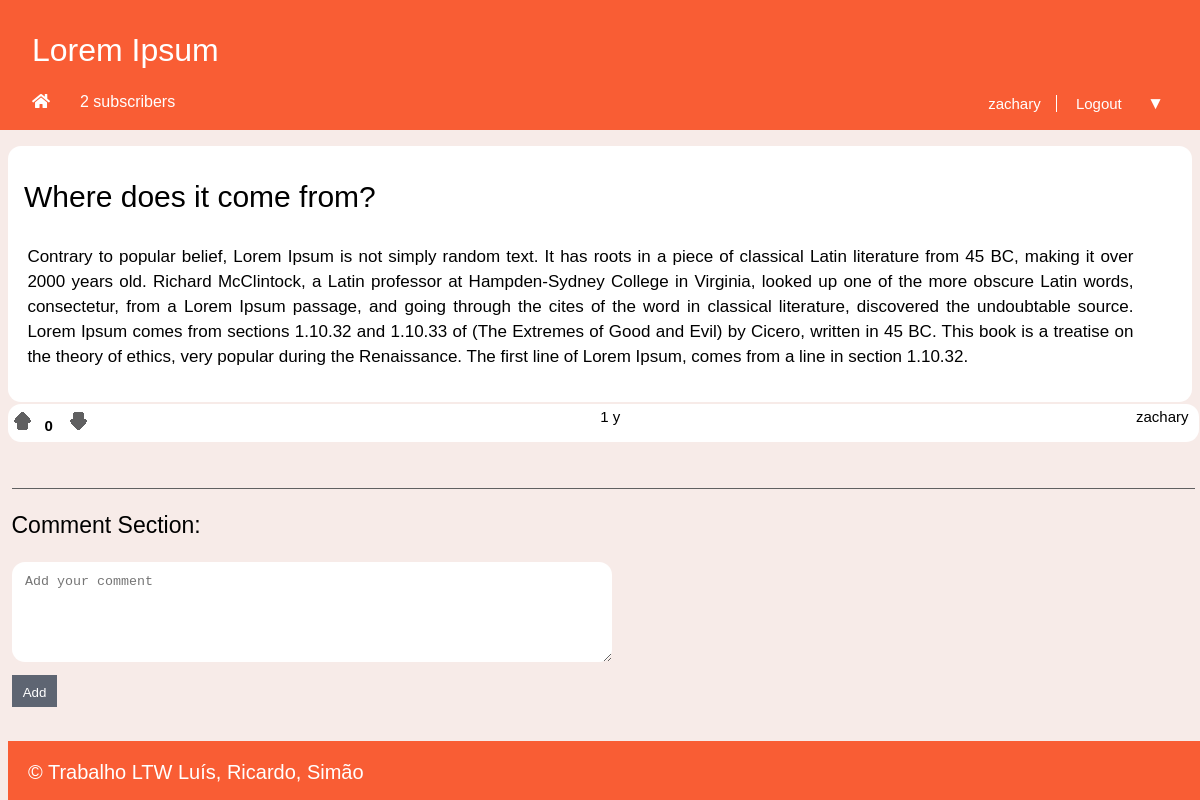
The app's page /pages/story.php?id=4 (signed in), older data.
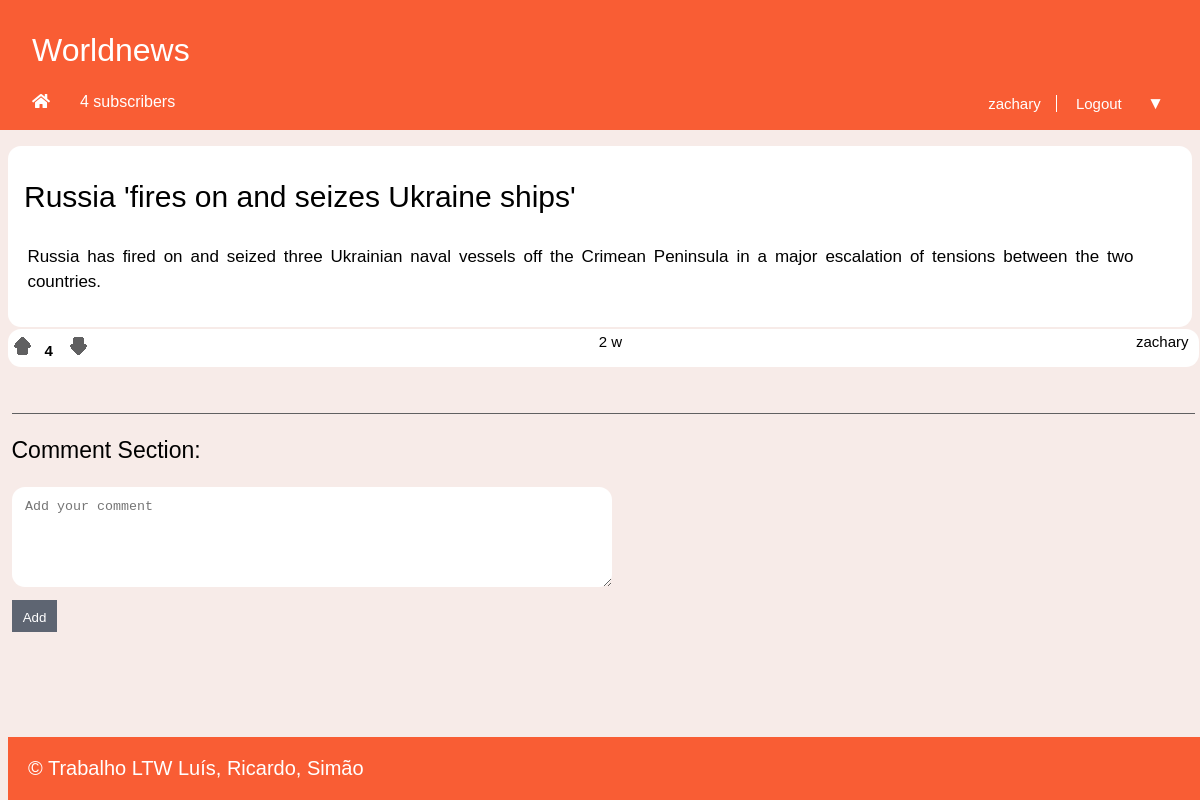
The same page, newer data.
### tables this page shows
CREATE TABLE Story (
  id INTEGER PRIMARY KEY,
  title VARCHAR,
  published INTEGER, -- date when the story was published in epoch format
  channel VARCHAR REFERENCES channel, -- comma separated tags
  author VARCHAR REFERENCES utilizer, -- who wrote the article
  points INTEGER DEFAULT 0,
  fulltext VARCHAR
);

### database/db_story.php (called while the page is built, shortened)
<?php
	function getStoryMainInfoById($storyId) {
		$db = Database::instance()->db();
		$correspondingStory = $db->prepare('SELECT * FROM Story WHERE id = ?');
		$correspondingStory->execute(array($storyId));
		return $correspondingStory->fetchAll();
	}
?>

### database/db_channel.php (called while the page is built, shortened)
<?php
	function getNumberOfSubscribers($channel)
	{
		$db = Database::instance()->db();
		$subscribers = $db->prepare('SELECT count(*) as subscribers FROM UserSubscriptions WHERE channel = ?');
		$subscribers->execute(array($channel));
		$subscribers = $subscribers->fetchAll();
		return $subscribers;
	}
?>

### templates/tpl_common.php (the view, shortened to what this page needs)
<?php
	include_once('tpl_story.php');
	include_once('../templates/tpl_sub.php');
	include_once('../database/db_story.php');
	include_once('../database/db_channel.php');
?>
<?php function draw_header($username, $channel, $title) { ?>
	<!DOCTYPE html>
	<html>
		<head>
			<link rel="stylesheet" href="../css/common.css">
			<link rel="stylesheet" href="https://use.fontawesome.com/releases/v5.6.1/css/all.css">
		</head>
		<body>
			<header>
				<?php if($channel === "Homepage") { ?>
					<a id="title" href="../pages/homepage.php"><?=$channel?></a>
				<?php } else { ?>
					<a id="title" href="../pages/channel.php?name=<?=$channel?>"><?=$channel?></a>
					<?php $subscribers = getNumberOfSubscribers($channel) ?>
					<?php if($subscribers[0]["subscribers"] === '1') {?>
						<a id="subscribers"><?=$subscribers[0]["subscribers"]?> subscriber </a>
					<?php } else { ?>
						<a id="subscribers"><?=$subscribers[0]["subscribers"]?> subscribers </a>
					<?php } ?>
					<a id="home" href="../pages/homepage.php"><i class="fas fa-home"></i></a>
				<?php } ?>
				<?php if($username != NULL) { ?>
					<nav id="signup">
						<a id="profile" href="../pages/profile.php?name=<?=$username?>"><?= $username ?></a>
						<a href="../actions/action_logout.php">Logout
						</a>
						<?php draw_subscriberList() ?>
					</nav>
				<?php } ?>
			</header>
<?php } ?>
<?php function draw_references($text) {
	preg_match_all("/#(\\w+)/", $text, $channelMatches);
	if(!empty($channelMatches)){
		$channelName = $channelMatches[1];
		if($channelName != ''){
			$replace1 = preg_replace_callback("/#(\\w+)/",
			function($matches) {
				if(channelExists($matches[1])){
					return '<a href="../pages/channel.php?name=' . $matches[1] . '">' . $matches[1] . '</a>';
				}
				return $matches[0];
			},
			$text);
		}
	}
	return $replace1;
} ?>
<?php function time_elapsed($date) {
	$now = new DateTime;
	$ago = new DateTime($date);
	$diff = $now->diff($ago);
	$diff->w = floor($diff->d / 7);
	$diff->d -= $diff->w * 7;
	$string = array(
		'y' => 'y',
		'm' => 'm',
		'w' => 'w',
		'd' => 'd',
		'h' => 'h',
		'i' => 'min',
		's' => 's',
	);
	foreach ($string as $k => &$v) {
		if ($diff->$k) {
			$v = $diff->$k . ' ' . $v;
		} else {
			unset($string[$k]);
		}
	}
	$string = array_slice($string, 0, 1);
	return $string ? implode(', ', $string) . '' : 'just now';
} ?>
<?php function draw_info_bar_story($storyId, $author, $channel, $date, $points) { ?>
	<?php if(isset($_SESSION['username'])){
		$username = $_SESSION['username'];
	} else {
		$username = -1;
	} ?>
	<section class="infoBar">
		<div id="start">
			<input type="checkbox" class="up" data-id=<?=$storyId?> data-point="1" data-username=<?=$username?>>
			<h6 id="points"><?=$points?></h6>
			<input type="checkbox" class="down" data-id=<?=$storyId?> data-point="0" data-username=<?=$username?>>
		</div>
		<div id="middle">
			<a id="date"><?=time_elapsed('@' . $date)?></a>
		</div>
		<div id="end">
			<a id="profile" href="../pages/profile.php?name=<?=$author?>"><?=$author?></a>
		</div>
	</section>
<?php } ?>
<?php function draw_footer() { ?>
	</body>
	<footer>
		<p>&copy; Trabalho LTW Luís, Ricardo, Simão</p>
	</footer>
	</html>
<?php } ?>

### pages/story.php (shortened to what this page needs)
<?php
	include_once('../templates/tpl_common.php');
	include_once('../templates/tpl_story.php');
	include_once('../database/db_story.php');
	$storyId = $_GET['id'];
	$story = getStoryMainInfoById($storyId);
	if(!isset($_SESSION['username'])) {
		draw_header(null, $story[0]['channel'], $story[0]['channel']);
	} else {
		draw_header($_SESSION['username'], $story[0]['channel'], $story[0]['channel']);
  	}
	draw_story($story);
	draw_comment_section($storyId);
	draw_footer();
?>

### templates/tpl_sub.php (shortened to what this page needs)
<?php
  include_once('../database/db_channel.php');
?>
<?php function draw_subscriberList() { ?>
	<link rel="stylesheet" href="../css/subList.css">
  <section id="dropdown" class="dropdown">
    <button onclick="myFunction()" class="dropbtn">&#9660;</button>
  </section>
<?php } ?>

### templates/tpl_story.php (shortened to what this page needs)
<?php
	include_once('../templates/tpl_common.php');
	include_once('../database/db_story.php');
?>
<?php function draw_story($story) { ?>
	<link rel="stylesheet" href="../css/story.css">
	<?php $newtext = draw_references($story[0]['fulltext']); ?>
	<section id ="storyCards">
		<section id="storyText">
			<h1><?=$story[0]['title']?></h1>
			<p><?=$newtext?></p>
		</section>
		<?php draw_info_bar_story($story[0]['id'], $story[0]['author'], false, $story[0]['published'], $story[0]['points']); ?>
	</section>
<?php } ?>
<?php function draw_comment_section($storyId) { ?>
	<link rel="stylesheet" href="../css/story.css">
	<h3 id="comments"> Comment Section: </h3>
	<?php if(!isset($_SESSION['username'])) { ?>
		<form>
			<textarea class="addComment" name="comment" placeholder="Add your comment" rows="3" cols="50"></textarea>
			<input type="hidden" name="username" value="<?=$_SESSION['username']?>">
			<input type="hidden" name="story" value="<?=$storyId?>">
			<input class="submitComment" type="submit" value="Add" disabled>
		</form>
	<?php } else {?>
		<form>
			<textarea class="addComment" name="comment" placeholder="Add your comment" required></textarea>
			<input class="submitComment" type="submit" value="Add">
		</form>
	<?php } ?>
<?php } ?>

### css/common.css (style rules this page uses)
html { position: relative; min-height: 100%; }
body { margin: 0 auto; padding-bottom: 5em; max-width: 80em; background-color: #F7EBE8; }
body > header { display: grid; grid-template-columns: 1fr auto; grid-template-rows: auto auto; background-color: #F95D34 ; color: white; font-family: Verdana, sans-serif; }
body > header #title { padding-top: 1em; padding-left: 1em; text-decoration: none; color: white; font-size: 32px; grid-column: 1; grid-row: 1; cursor: pointer; }
body > header #home { padding-top: 1.5em; padding-left: 2em; padding-bottom: 15px; grid-column: 1; grid-row: 3; color: white; }
body > header #subscribers { padding-top: 1.5em; padding-left: 2em; padding-bottom: 15px; margin-left: 3em; grid-column: 1; grid-row: 3; }
body > header #signup { padding-top: 1.5em; padding-right: 2em; padding-bottom: 15px; grid-column: 2; grid-row: 3; font-size: 15px; }
body > header > #signup > a:first-child { border-right: 1px solid white; }
body > header > #signup > #profile { cursor: pointer; }
body > header > #signup > a { padding: 0 1em; color: white; text-decoration: none; }
body > header #signup > a:first-child { padding-left: 0; }
.infoBar { background-color: white; border: none; border-radius: 13px; display: flex; flex-direction: row; justify-content: space-between; margin: 2px 0.5em 15px 0.5em; padding: 4px 3px 7px 0; width: 99%; font-family: Arial, sans-serif; }
.up:before { content: ""; display: inline-block; padding: 0; margin: 0; width: 20px; height: 20px; background: url(../images/UpvoteGrey.png); }
.down:before { content: ""; display: inline-block; padding: 0; margin: 0; width: 20px; height: 20px; background: url(../images/DownvoteGrey.png); }
.infoBar #points { color: black; font-size: 15px; padding-left: 0.8em; padding-right: 0.5em; display: inline; padding-bottom: 15px; }
.infoBar #date { color: black; font-size: 15px; font-weight: 100; display: inline; }
.infoBar #profile { color: black; text-decoration: none; cursor: pointer; font-size: 15px; display:inline; padding-right: 0.5em; }
footer { position: absolute; bottom: 0; max-width: 80em; width: 100%; margin-left: 0.5em; background-color: #F95D34; color: white; font-family: Verdana, sans-serif; }
footer p { font-size: 20px; padding-left: 1em; }

### css/subList.css (style rules this page uses)
.dropbtn { background-color: #f95d34; border: none; color: white; font-size: 115%; cursor: pointer; z-index: 1; }
.dropdown { position: relative; display: inline-block; }

### css/story.css (style rules this page uses)
#storyText { background-color: white; border-radius: 13px; margin: 1em 0.5em 0em 0.5em; padding: 1em; }
#storyText > h1 { text-align: left; font-size: 30px; font-weight: 400; font-family: Verdana, sans-serif; margin-top: 0.6em; }
#storyText > p { text-align: justify; font-size: 17px; line-height: 25px; font-family: Arial, sans-serif; margin-left: 0.2em; margin-right: 2.5em; }
#comments { margin-top: 2em; padding-top: 1em; margin-left: 0.5em; margin-right: 0.2em; border-top: 1px solid #606061; font-weight: 100; font-size: 23px; font-family: Verdana, sans-serif; }
.addComment { border: none; border-radius: 13px; margin-left: 0.9em; padding-top: 10px; padding-left: 13px; padding-right: 5px; line-height: 20px; width: 600px; height: 100px; }
.submitComment { display: block; margin: 1em 0 1.3em 0.9em; padding: 0.8em 0.8em 0.5em 0.8em; border: none; background-color: #5E6572; color: white; }

Row changes from the older to the newer data that the page shows:
changed story "zachary": channel "Lorem Ipsum" → "Worldnews"; title "Where does it come from?" → "Russia 'fires on and seizes Ukraine ships'"; fulltext "Contrary to popular belief, Lorem Ipsum is not simply random text. It has roots in a piece of classical Latin literature from 45 BC, making it over 2000 years old. Richard McClintock, a Latin professor at Hampden-Sydney College in Virginia, looked up one of the more obscure Latin words, consectetur, from a Lorem Ipsum passage, and going through the cites of the word in classical literature, discovered the undoubtable source. Lorem Ipsum comes from sections 1.10.32 and 1.10.33 of (The Extremes of Good and Evil) by Cicero, written in 45 BC. This book is a treatise on the theory of ethics, very popular during the Renaissance. The first line of Lorem Ipsum, comes from a line in section 1.10.32." → "Russia has fired on and seized three Ukrainian naval vessels off the Crimean Peninsula in a major escalation of tensions between the two countries."; points "0" → "4"; published "1 y" → "2 w"
Text that changed along with them:
$subscribers[0]["subscribers"]: "2" → "4"
